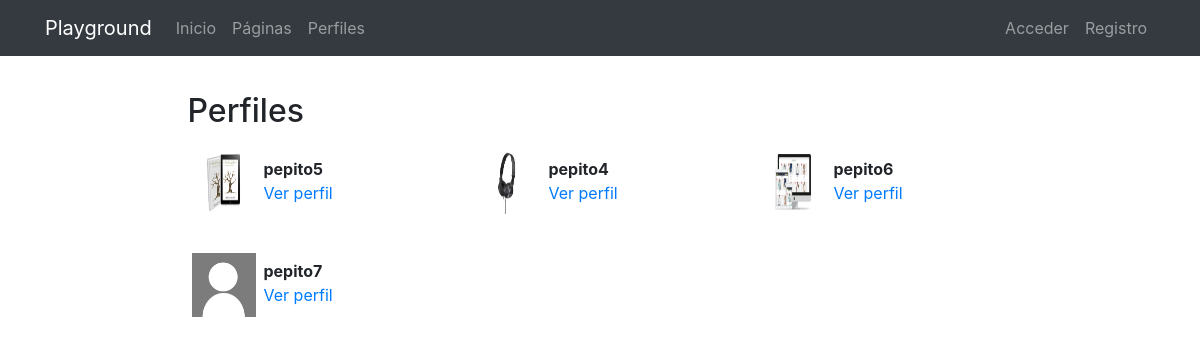
The app's page /profiles/, older data.
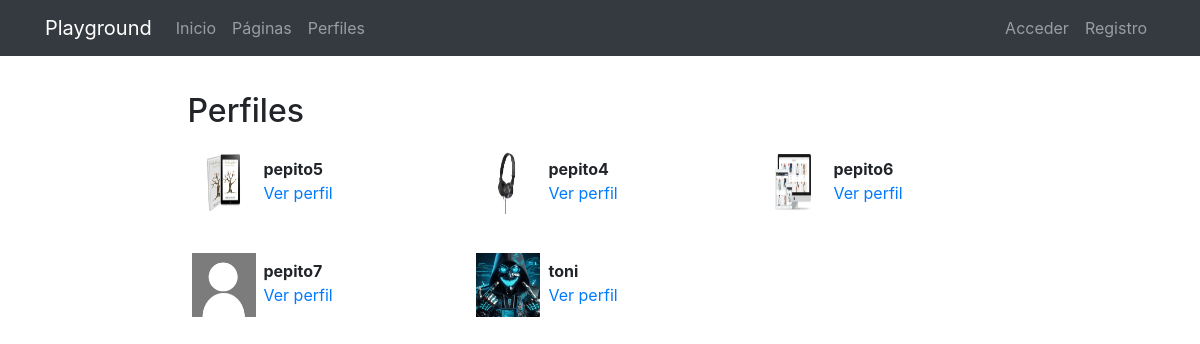
The same page, newer data.
### registration/models.py (models this page shows)
class Profile(models.Model):
    user = models.OneToOneField(User, on_delete=models.CASCADE)
    avatar = models.ImageField(upload_to=custom_upload_to, null=True, blank=True)
    bio = models.TextField(null=True, blank=True)
    link = models.URLField(max_length=200, null=True, blank=True)

### profiles/views.py (the view)
# urls.py: path('', ProfileListView.as_view(), name='list'),
class ProfileListView(ListView):
    model = Profile
    template_name = 'profiles/profile_list.html'
    paginate_by = 6

### profiles/templates/profiles/profile_list.html (shortened to what this page needs)
{% extends 'core/base.html' %}
{% load static %}
{% block content %}
<main role="main">
  <div class="container">
    <div class="row mt-3">
      <div class="col-md-9 mx-auto mb-5">
        <h2>Perfiles</h2>
        <div class="row">
          {% for profile in profile_list %}
            <div class="col-md-4 mt-2 mb-3 ">
              <div class="row p-1">
                <div class="col-md-12">
                  {% if profile.avatar %}
                    <img src="{{profile.avatar.url}}" class="img-fluid profile-avatar">
                  {% else %}
                    <img src="{% static 'registration/img/no-avatar.jpg' %}" class="img-fluid profile-avatar">
                  {% endif %}
                  <p class="profile-data">
                    <b>{{profile.user|truncatechars:"16"}}</b><br>
                    <a href="{% url 'profiles:detail' profile.user %}">Ver perfil</a>
                  </p>
                </div>
              </div>
            </div>
          {% endfor %}
        </div>
      </div>
    </div>
  </div>
</main>
{% endblock %}

Row changes from the older to the newer data that the page shows:
added Profile: avatar (placeholder picture), user "toni"
